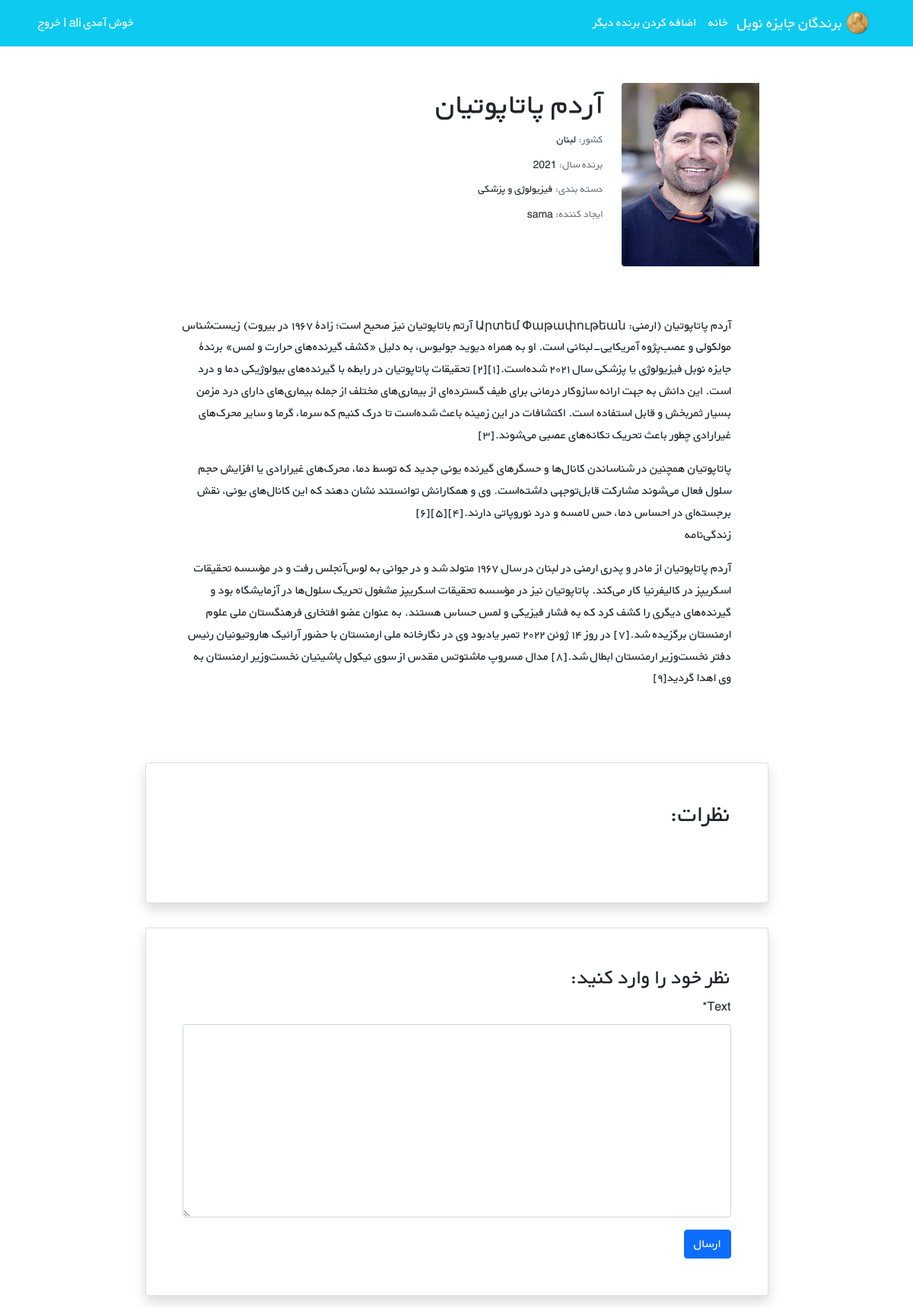
Page /nobels/21/ (signed in) on the committed database.
### nobels/models.py (models this page shows, shortened)
class Nobel(models.Model):
    STATUS_CHOICES = (
        ('اقتصاد', 'اقتصاد'),
        ("ادبیات", "ادبیات"),
        ('شیمی', 'شیمی'),
        ("فیزیک", "فیزیک"),
        ("صلح نوبل", "صلح نوبل"),
        ("فیزیولوژی و پزشکی", "فیزیولوژی و پزشکی"),
    )
    user = models.ForeignKey(get_user_model(), on_delete=models.CASCADE)
    name = models.CharField(max_length=200)
    description = models.TextField()
    year = models.PositiveIntegerField()
    country = models.CharField(max_length=50)
    grouping = models.CharField(choices=STATUS_CHOICES, max_length=23)
    cover = models.ImageField(upload_to="covers/", blank=True)
    datetime_created = models.DateTimeField(auto_now_add=True)
    datetime_modified = models.DateTimeField(auto_now=True)

### accounts/models.py (models this page shows)
class CustomUser(AbstractUser):
    age = models.PositiveIntegerField(null=True, blank=True)

### nobels/views.py (the view)
# urls.py: path("<int:pk>/", nobe_detail_view, name="nobel_detail"),
@login_required()
def nobe_detail_view(request, pk):
    nobel = get_object_or_404(Nobel, pk=pk)
    nobel_comments = nobel.comments.all()
    if request.method == "POST":
        comment_form = CommentForm(request.POST)
        if comment_form.is_valid():
            new_comment = comment_form.save(commit=False)
            new_comment.nobel = nobel
            new_comment.user = request.user
            new_comment.save()
            comment_form = CommentForm()
    else:
        comment_form = CommentForm()
    return render(request, "nobels/nobel_detail.html", {
        "nobel": nobel,
        "comments": nobel_comments,
        "comment_form": comment_form,
    })

### nobels/forms.py
class CommentForm(forms.ModelForm):
    class Meta:
        model = Comment
        fields = ("text",)

### nobels/templates/nobels/nobel_detail.html (shortened to what this page needs)
{% extends "_base.html" %}
{% load crispy_forms_tags %}
{% block content %}
    <div class="container mt-5" dir="rtl">
        <div class="">
            <div class="">
                <div class="d-flex justify-content-center">
                    <div class="row w-sm-75 w-100">
                        <div class="col-xs-12 col-md-3 d-flex justify-content-center">
                            <div>
                                {% if nobel.cover %}
                                    <img src="{{ nobel.cover.url }}"
                                         class="img-fluid rounded-start" alt="...">
                                {% endif %}
                            </div>
                        </div>
                        <div class="col-xs-12 col-md-6 text-center text-md-end mt-md-1 mt-4">
                            <h1>{{ nobel.name }}</h1>
                            <h5 class="small my-1"><span class="text-muted">کشور: </span>{{ nobel.country }}</h5>
                            <h5 class="small my-1"><span class="text-muted">برنده سال: </span>{{ nobel.year }}</h5>
                            <h5 class="small my-1"><span class="text-muted">دسته بندی: </span>{{ nobel.grouping }}</h5>
                            <h5 class="small my-1"><span
                                    class="text-muted">ایجاد کننده: </span>{{ nobel.user.username }}</h5>
                        </div>
                        <div class="col-xs-12 mt-3 col-md-2 d-flex flex-column">
                        </div>
                    </div>
                </div>
                <div class="d-flex justify-content-center">
                    <div class="my-3 p-5 w-sm-75 w-100">
                        {{ nobel.description|linebreaks }}
                    </div>
                </div>
                <div class="d-flex justify-content-center">
                    <div class="card shadow my-3 p-5 w-sm-75 w-100">
                        <h2 class="mb-5">نظرات:</h2>
                    </div>
                </div>
                <div class="d-flex justify-content-center">
                    <div class="card shadow my-3 p-5 w-sm-75 w-100">
                        <h3>نظر خود را وارد کنید:</h3>
                        <form method="POST">
                            {{ comment_form|crispy }}
                            <button type="submit" class="btn btn-primary">ارسال</button>
                        </form>
                    </div>
                </div>
            </div>
        </div>
    </div>
{% endblock %}

### static/css/style.css (style rules this page uses)
* { font-family: 'BYekan', sans-serif; line-height: 1.8rem; }
@media (min-width: 576px) { .w-sm-75 { width: 75%!important; } }

### rows in the picture
Nobel: cover (picture), name "آردم پاتاپوتیان", country "لبنان", year "2021", grouping "فیزیولوژی و پزشکی", user.username "sama", description "آردم پاتاپوتیان (ارمنی: Արտեմ Փաթափութեան آرتم باتاپوتیان نیز صحیح است؛ زادهٔ ۱۹۶۷ در بیروت) زیست‌شناس مولکولی و عصب‌پژوه آمریکایی-لبنانی است. او به همراه دیوید جولیوس، به دلیل «کشف گیرنده‌های حرارت و لمس» برندهٔ جایزه نوبل فیزیولوژی یا پزشکی سال ۲۰۲۱ شده‌است.[۱][۲] تحقیقات پاتاپوتیان در رابطه با گیرنده‌های بیولوژیکی دما و درد است. این دانش به جهت ارائه سازوکار درمانی برای طیف گسترده‌ای از بیماری‌های مختلف از جمله بیماری‌های دارای درد مزمن بسیار ثمربخش و قابل استفاده است. اکتشافات در این زمینه باعث شده‌است تا درک کنیم که سرما، گرما و سایر محرک‌های غیرارادی چطور باعث تحریک تکانه‌های عصبی می‌شوند.[۳] پاتاپوتیان همچنین در شناساندن کانال‌ها و حسگرهای گیرنده یونی جدید که توسط دما، محرک‌های…"
